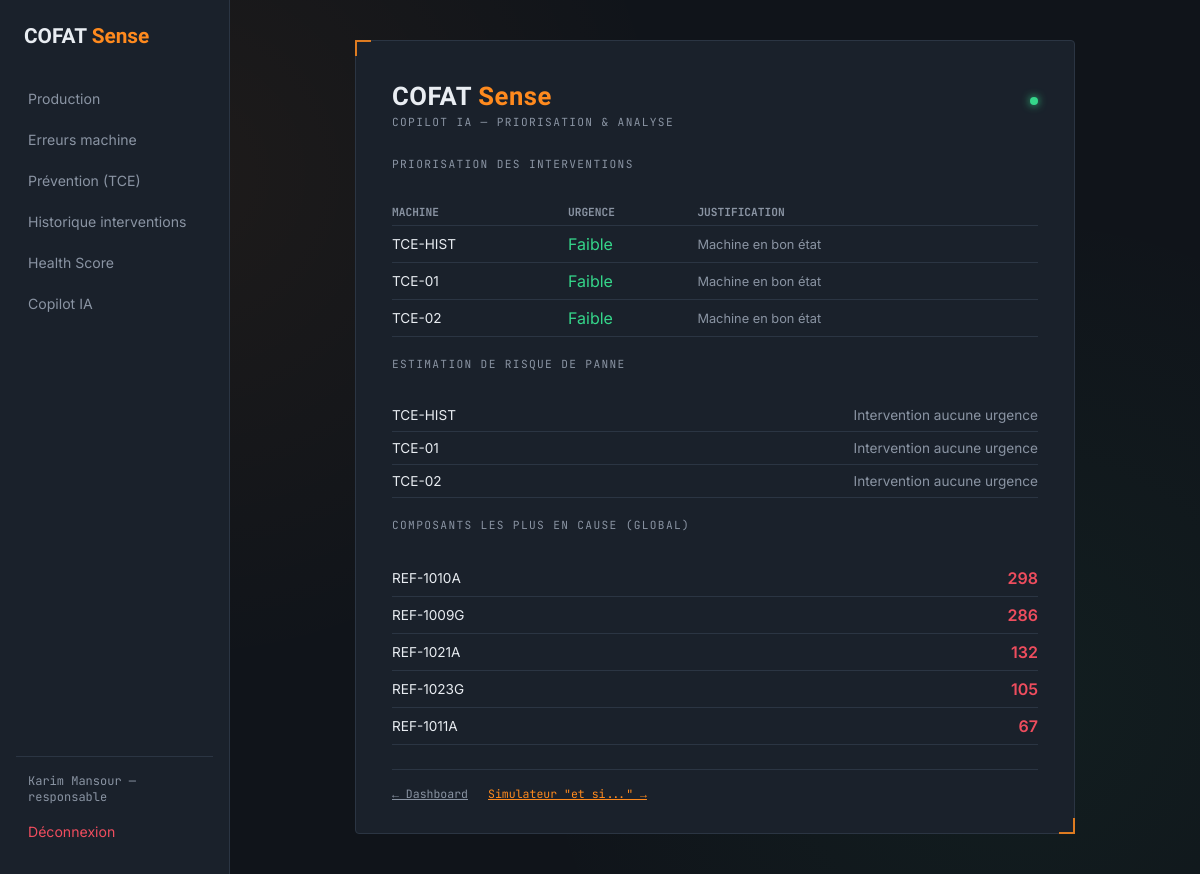
/copilot/ (signed in), run on the app's committed database.
### app/models.py (models this page shows, shortened)
class User(UserMixin, db.Model):
    __tablename__ = "users"
    id = db.Column(db.Integer, primary_key=True)
    matricule = db.Column(db.String(20), unique=True, nullable=False)
    nom = db.Column(db.String(80), nullable=False)
    prenom = db.Column(db.String(80), nullable=False)
    email = db.Column(db.String(120), unique=True, nullable=False, index=True)
    password_hash = db.Column(db.String(255), nullable=False)
    role = db.Column(db.Enum(Role), nullable=False, default=Role.TECHNICIEN)
    actif = db.Column(db.Boolean, default=True, nullable=False)
    date_creation = db.Column(db.DateTime, default=datetime.utcnow)
    derniere_connexion = db.Column(db.DateTime, nullable=True)
    @property
    def nom_complet(self) -> str:
        return f"{self.prenom} {self.nom}"

class Machine(db.Model):
    __tablename__ = "machines"
    id = db.Column(db.Integer, primary_key=True)
    code = db.Column(db.String(50), unique=True, nullable=False)
    nom = db.Column(db.String(100), nullable=True)
    ligne = db.Column(db.String(50), nullable=True)
    groupe = db.Column(db.String(50), nullable=True)
    uap = db.Column(db.String(20), nullable=True)
    actif = db.Column(db.Boolean, default=True)
    seuil_comptage = db.Column(db.Integer, nullable=True)
    productions = db.relationship("ProductionRecord", back_populates="machine")

class ErreurMachine(db.Model):
    __tablename__ = "erreurs_machine"
    id = db.Column(db.Integer, primary_key=True)
    machine_id = db.Column(db.Integer, db.ForeignKey("machines.id"), nullable=False)
    date_detection = db.Column(db.DateTime, nullable=False)
    reference = db.Column(db.String(50), nullable=True)
    holder = db.Column(db.String(50), nullable=True)
    way = db.Column(db.String(50), nullable=True)
    detection = db.Column(db.String(50), nullable=True)
    wire = db.Column(db.String(50), nullable=True)
    type_erreur = db.Column(db.String(80), nullable=False)
    resolue = db.Column(db.Boolean, default=False)
    duree_ms = db.Column(db.Integer, nullable=True)
    source_fichier = db.Column(db.String(255), nullable=True)
    machine = db.relationship("Machine", backref="erreurs")

### app/copilot/routes.py (the view)
@copilot_bp.route("/")
@login_required
def dashboard():
    priorites = prioriser_machines()
    top_composants = composants_les_plus_en_cause()
    risques = [
        {"machine": p["machine"], **estimer_risque_panne(p["machine"])}
        for p in priorites
    ]
    return render_template(
        "copilot/dashboard.html",
        priorites=priorites,
        top_composants=top_composants,
        risques=risques,
    )

### app/copilot/routes.py (called while the page is built)
def prioriser_machines():
    machines = Machine.query.all()
    priorites = []
    for m in machines:
        donnees = calculer_score(m)
        if donnees["score"] < 50:
            urgence = "Élevée"
            raison = "Score de santé critique"
        elif donnees["score"] < 80:
            urgence = "Modérée"
            raison = "Score de santé à surveiller"
        else:
            urgence = "Faible"
            raison = "Machine en bon état"
        if donnees["tendance"] == "hausse":
            raison += " — tendance à la hausse des erreurs"
        priorites.append({
            "machine": m,
            "score": donnees["score"],
            "urgence": urgence,
            "raison": raison,
        })
    priorites.sort(key=lambda p: p["score"])
    return priorites

def estimer_risque_panne(machine):
    donnees = calculer_score(machine)
    score = donnees["score"]
    if score < 40:
        delai = "sous 3 jours"
        niveau = "critique"
    elif score < 60:
        delai = "sous 7 jours"
        niveau = "élevé"
    elif score < 80:
        delai = "sous 30 jours"
        niveau = "modéré"
    else:
        delai = "aucune urgence"
        niveau = "faible"
    return {"niveau": niveau, "delai": delai, "score": score}

def composants_les_plus_en_cause(limite=5):
    from sqlalchemy import func
    resultats = (
        db.session.query(
            ErreurMachine.reference,
            func.count(ErreurMachine.id).label("nb"),
        )
        .group_by(ErreurMachine.reference)
        .order_by(func.count(ErreurMachine.id).desc())
        .limit(limite)
        .all()
    )
    return resultats

### app/templates/copilot/dashboard.html (shortened to what this page needs)
{% extends "base.html" %}
{% block content %}
<div class="panel" style="width: min(720px, 100%);">
  <div class="panel-header">
    <span class="brand">COFAT <span>Sense</span></span>
    <span class="status-dot"></span>
  </div>
  <p class="eyebrow">Copilot IA — Priorisation &amp; analyse</p>
  <p class="eyebrow" style="margin-top:16px;">Priorisation des interventions</p>
  <table style="width:100%; border-collapse: collapse; margin-top: 6px; margin-bottom: 20px;">
    <thead>
      <tr style="text-align:left; border-bottom: 1px solid var(--border);">
        <th style="padding: 6px 0; color: var(--text-muted); font-family: var(--font-mono); font-size: 0.7rem;">MACHINE</th>
        <th style="padding: 6px 0; color: var(--text-muted); font-family: var(--font-mono); font-size: 0.7rem;">URGENCE</th>
        <th style="padding: 6px 0; color: var(--text-muted); font-family: var(--font-mono); font-size: 0.7rem;">JUSTIFICATION</th>
      </tr>
    </thead>
    <tbody>
      {% for p in priorites %}
      <tr style="border-bottom: 1px solid var(--border);">
        <td style="padding: 8px 0; font-size:0.85rem;">{{ p.machine.code }}</td>
        <td style="padding: 8px 0;">
          {% if p.urgence == "Élevée" %}<span style="color: var(--danger); font-weight:600;">{{ p.urgence }}</span>
          {% elif p.urgence == "Modérée" %}<span style="color: var(--accent); font-weight:600;">{{ p.urgence }}</span>
          {% else %}<span style="color: var(--ok);">{{ p.urgence }}</span>{% endif %}
        </td>
        <td style="padding: 8px 0; color: var(--text-muted); font-size:0.8rem;">{{ p.raison }}</td>
      </tr>
      {% endfor %}
    </tbody>
  </table>
  <p class="eyebrow">Estimation de risque de panne</p>
  <table style="width:100%; border-collapse: collapse; margin-top: 6px; margin-bottom: 20px;">
    <tbody>
      {% for r in risques %}
      <tr style="border-bottom: 1px solid var(--border);">
        <td style="padding: 8px 0; font-size:0.85rem;">{{ r.machine.code }}</td>
        <td style="padding: 8px 0; color: var(--text-muted); font-size:0.85rem; text-align:right;">Intervention {{ r.delai }}</td>
      </tr>
      {% endfor %}
    </tbody>
  </table>
  <p class="eyebrow">Composants les plus en cause (global)</p>
  <table style="width:100%; border-collapse: collapse; margin-top: 6px;">
    <tbody>
      {% for ref, nb in top_composants %}
      <tr style="border-bottom: 1px solid var(--border);">
        <td style="padding: 8px 0; font-size:0.85rem;">{{ ref or "-" }}</td>
        <td style="padding: 8px 0; color: var(--danger); font-weight:600; text-align:right;">{{ nb }}</td>
      </tr>
      {% endfor %}
    </tbody>
  </table>
  <div class="panel-footer" style="justify-content: flex-start; gap: 20px;">
    <a href="{{ url_for('production.dashboard') }}" style="color: var(--text-muted);">← Dashboard</a>
    <a href="{{ url_for('copilot.simulation') }}" style="color: var(--accent);">Simulateur "et si..." →</a>
  </div>
</div>
{% endblock %}

### app/templates/base.html (shortened to what this page needs)
<!doctype html>
<html lang="fr">
<head>
  <link rel="stylesheet" href="{{ url_for('static', filename='css/style.css') }}">
</head>
<body>
  {% if current_user.is_authenticated %}
  <nav class="sidebar">
    <div class="sidebar-brand">COFAT <span>Sense</span></div>
    <a href="{{ url_for('production.dashboard') }}" class="nav-link">Production</a>
    <a href="{{ url_for('maintenance.liste_erreurs') }}" class="nav-link">Erreurs machine</a>
    <a href="{{ url_for('maintenance.prevention_dashboard') }}" class="nav-link">Prévention (TCE)</a>
    <a href="{{ url_for('maintenance.historique_interventions') }}" class="nav-link">Historique interventions</a>
    <a href="{{ url_for('health.dashboard') }}" class="nav-link">Health Score</a>
    <a href="{{ url_for('copilot.dashboard') }}" class="nav-link">Copilot IA</a>
    <div class="sidebar-footer">
      <span class="sidebar-user">{{ current_user.nom_complet }} — {{ current_user.role.value }}</span>
      <a href="{{ url_for('auth.logout') }}" class="nav-link nav-link--logout">Déconnexion</a>
    </div>
  </nav>
  {% endif %}
  <div class="page-content">
    {% block content %}{% endblock %}
  </div>
</body>
</html>

### app/static/css/style.css (style rules this page uses)
:root { --bg-base: #10141a; --bg-panel: #1a212b; --bg-panel-raised: #212a37; --border: #2b3543; --text-primary: #e9edf2; --text-muted: #8a94a3; --accent: #ff8a1e; --accent-dim: #d9720f; --ok: #35d68a; --danger: #ef4d5e; --font-display: "Barlow Condensed", sans-serif; --font-body: "Inter", sans-serif; --font-mono: "JetBrains Mono", monospace; }
* { box-sizing: border-box; }
body { margin: 0; min-height: 100vh; background: var(--bg-base); background-image: radial-gradient(circle at 15% 20%, rgba(255, 138, 30, 0.06), transparent 40%), radial-gradient(circle at 85% 80%, rgba(53, 214, 138, 0.05), transparent 40%); color: var(--text-primary); font-family: var(--font-body); display: flex; align-items: stretch; justify-content: flex-start; padding: 0; }
.page-content { flex: 1; display: flex; align-items: center; justify-content: center; padding: 40px 24px; min-height: 100vh; }
.sidebar { width: 230px; flex-shrink: 0; background: var(--bg-panel); border-right: 1px solid var(--border); padding: 24px 16px; display: flex; flex-direction: column; gap: 4px; }
.sidebar-brand { font-family: var(--font-display); font-weight: 700; font-size: 1.3rem; margin-bottom: 28px; padding: 0 8px; }
.sidebar-brand span { color: var(--accent); }
.nav-link { color: var(--text-muted); text-decoration: none; padding: 10px 12px; border-radius: 4px; font-size: 0.88rem; transition: background 0.15s ease, color 0.15s ease; }
.sidebar-footer { margin-top: auto; padding-top: 16px; border-top: 1px solid var(--border); display: flex; flex-direction: column; gap: 8px; }
.sidebar-user { font-family: var(--font-mono); font-size: 0.75rem; color: var(--text-muted); padding: 0 12px; }
.nav-link--logout { color: var(--danger); }
.panel { position: relative; width: min(400px, 100%); background: var(--bg-panel); border: 1px solid var(--border); border-radius: 4px; padding: 40px 36px 32px; }
.panel::before, .panel::after { content: ""; position: absolute; width: 14px; height: 14px; border: 2px solid var(--accent); opacity: 0.85; }
.panel::before { top: -1px; left: -1px; border-right: none; border-bottom: none; }
.panel::after { bottom: -1px; right: -1px; border-left: none; border-top: none; }
.panel-header { display: flex; align-items: baseline; justify-content: space-between; margin-bottom: 4px; }
.brand { font-family: var(--font-display); font-weight: 700; font-size: 1.6rem; letter-spacing: 0.02em; color: var(--text-primary); }
.brand span { color: var(--accent); }
.status-dot { width: 8px; height: 8px; border-radius: 50%; background: var(--ok); box-shadow: 0 0 8px var(--ok); display: inline-block; }
.eyebrow { font-family: var(--font-mono); font-size: 0.7rem; letter-spacing: 0.12em; text-transform: uppercase; color: var(--text-muted); margin: 0 0 28px; }
.panel-footer { margin-top: 24px; padding-top: 16px; border-top: 1px solid var(--border); font-family: var(--font-mono); font-size: 0.72rem; color: var(--text-muted); display: flex; justify-content: space-between; }
:root { --cat-mecanique-bg: #eef2ff; --cat-mecanique-border: #6366f1; --cat-mecanique-text: #4338ca; --cat-electrique-bg: #fff7ed; --cat-electrique-border: #f59e0b; --cat-electrique-text: #b45309; --cat-pneumatique-bg: #ecfeff; --cat-pneumatique-border: #06b6d4; --cat-pneumatique-text: #0e7490; --cat-informatique-bg: #faf5ff; --cat-informatique-border: #a855f7; --cat-informatique-text: #7e22ce; --cat-securite-bg: #fef2f2; --cat-securite-border: #ef4444; --cat-securite-text: #b91c1c; }

### data on the page
User: nom_complet "Karim Mansour", role.value "responsable"
Machine: machine.code "TCE-HIST", machine.code "TCE-HIST"
Machine: machine.code "TCE-01", machine.code "TCE-01"
Machine: machine.code "TCE-02", machine.code "TCE-02"
ErreurMachine: reference "REF-1009G", id "286"
ErreurMachine: reference "REF-1011A", id "67"

### other printed values
{{ p.urgence }} "Faible" "Faible" "Faible"
{{ p.raison }} "Machine en bon état" "Machine en bon état" "Machine en bon état"
{{ r.delai }} "aucune urgence" "aucune urgence" "aucune urgence"
{{ ref or "-" }} "REF-1010A" "REF-1021A" "REF-1023G"
{{ nb }} "298" "132" "105"
